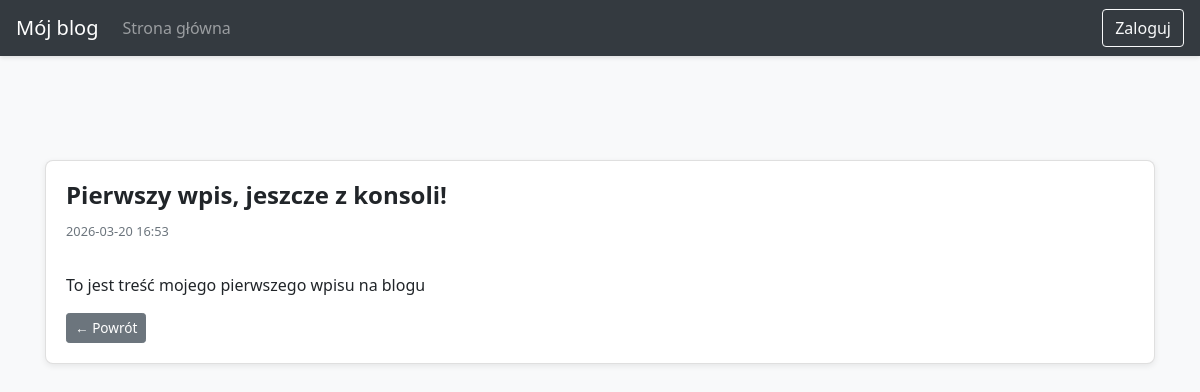
/post/1, run on the app's committed database.
### blog/models.py (models this page shows)
class Entry(db.Model):
    id = db.Column(db.Integer, primary_key=True)
    title = db.Column(db.String(80), nullable=False)
    body = db.Column(db.Text, nullable=False)
    pub_date = db.Column(
        db.DateTime,
        nullable=False,
        default=datetime.datetime.utcnow
    )
    is_published = db.Column(db.Boolean, default=False)

### blog/routes.py (the view)
@app.route("/post/<int:entry_id>")
def view_entry(entry_id):
    post = Entry.query.get_or_404(entry_id)
    if not post.is_published and not session.get('logged_in'):
        abort(404)
    return render_template("view_post.html", post=post)

### blog/templates/view_post.html (shortened to what this page needs)
{% extends "base.html" %}
{% block content %}
<div class="card mb-4">
    <div class="card-body">
        <h2 class="card-title">{{ post.title }}</h2>
        <small class="text-muted d-block mb-2">
            {{ post.pub_date.strftime('%Y-%m-%d %H:%M') }}
        </small>
        <p class="card-text">
            {{ post.body|replace('\n','<br>')|safe }}
        </p>
        <div class="mt-3 d-flex gap-2 align-items-center">
            <a href="{{ url_for('index') }}"
               class="btn btn-secondary btn-sm">
               &larr; Powrót
            </a>
        </div>
    </div>
</div>
{% endblock %}

### blog/static/css/style.css (style rules this page uses)
body { padding-top: 5rem; font-family: "Segoe UI", Tahoma, Geneva, Verdana, sans-serif; background-color: #f8f9fa; color: #212529; }
.card { border-radius: 0.5rem; box-shadow: 0 2px 6px rgba(0, 0, 0, 0.08); transition: transform 0.2s ease, box-shadow 0.2s ease; }
.card-title { font-size: 1.5rem; font-weight: 600; }
.card-text { white-space: pre-line; line-height: 1.5; }
.btn { transition: all 0.2s ease; }
.btn-sm { padding: 0.25rem 0.5rem; font-size: 0.85rem; }
.mt-3 { margin-top: 1rem !important; }
.gap-2 { gap: 0.5rem; }

### data on the page
Entry: title "Pierwszy wpis, jeszcze z konsoli!", pub_date "2026-03-20 16:53", body "To jest treść mojego pierwszego wpisu na blogu"
